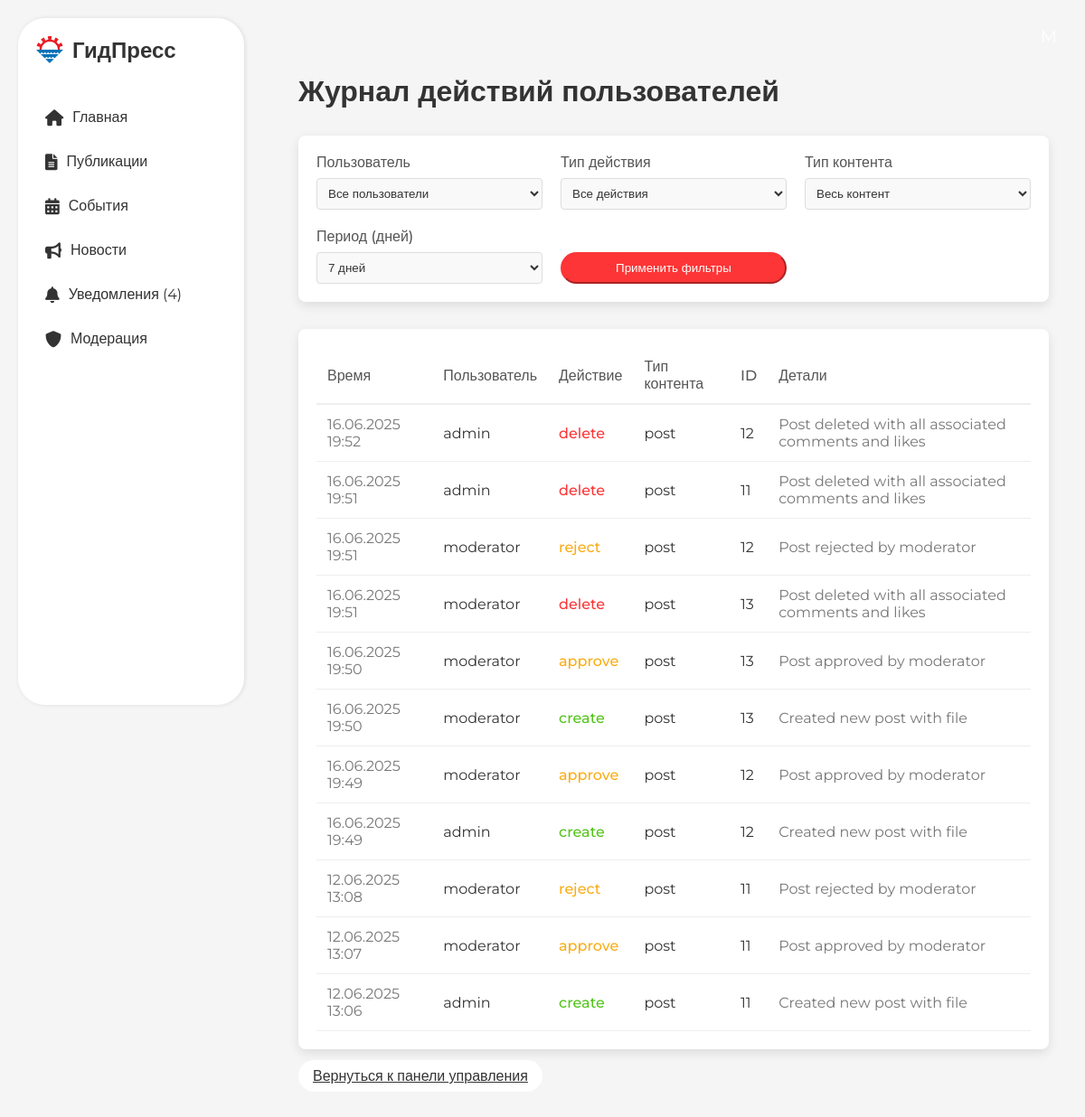
Screenshot of /moderate/activities (signed in) with the database file from the repository.
### application/models.py (models this page shows, shortened)
class UserActivity(db.Model):
    id = db.Column(db.Integer, primary_key=True)
    user_id = db.Column(db.Integer, db.ForeignKey('user.id'), nullable=False)
    action_type = db.Column(db.String(50), nullable=False)  # 'create', 'edit', 'delete'
    target_type = db.Column(db.String(50), nullable=False)  # 'post', 'comment', 'news', 'event'
    target_id = db.Column(db.Integer, nullable=False)
    details = db.Column(db.Text, nullable=True)
    created_at = db.Column(db.DateTime, default=datetime.now)
    user = db.relationship('User', backref='activities')

class User(db.Model, UserMixin):
    id = db.Column(db.Integer, primary_key=True)
    username = db.Column(db.String(150), unique=True, nullable=False)
    email = db.Column(db.String(150), unique=True, nullable=False)
    password_hash = db.Column(db.String(128), nullable=False)
    role = db.Column(db.String(128), default='user')
    is_blocked = db.Column(db.Boolean, default=False)
    failed_login_attempts = db.Column(db.Integer, default=0)
    last_failed_login = db.Column(db.DateTime)
    posts = db.relationship('Post', backref='author', lazy=True)
    likes = db.relationship('Like', backref='user', lazy=True)
    comments = db.relationship('Comment', backref='user', lazy=True)
    email_notifications = db.Column(db.Boolean, default=True)  # Флаг для email уведомлений

### application/views/moderation.py (the view)
@moderation_bp.route("/moderate/activities")
@login_required
@moderator_required('moderator')
def view_activities():
    user_id = request.args.get('user_id', type=int)
    action_type = request.args.get('action_type')
    target_type = request.args.get('target_type')
    days = request.args.get('days', type=int, default=7)
    query = UserActivity.query
    if user_id:
        query = query.filter_by(user_id=user_id)
    if action_type:
        query = query.filter_by(action_type=action_type)
    if target_type:
        query = query.filter_by(target_type=target_type)
    if days:
        query = query.filter(UserActivity.created_at >= datetime.now() - timedelta(days=days))
    activities = query.order_by(UserActivity.created_at.desc()).all()
    users = User.query.all()
    return render_template(
        "moderation/activities.html",
        activities=activities,
        users=users,
        selected_user_id=user_id,
        selected_action_type=action_type,
        selected_target_type=target_type,
        selected_days=days
    )

### application/views/auth.py (called while the page is built)
@login_manager.user_loader
def load_user(user_id):
    return User.query.get(int(user_id))

### application/templates/moderation/activities.html (shortened to what this page needs)
{% extends 'base.html' %}
{% block content %}
<div class="home-container" style="max-width: 1200px; margin: 0 auto; padding: 40px 20px;">
    <h1 style="color: #333; margin-bottom: 30px; font-weight: 600;">Журнал действий пользователей</h1>
    <div class="filters" style="background-color: #fff; padding: 20px; border-radius: 8px; margin-bottom: 30px; box-shadow: 0 4px 12px rgba(0, 0, 0, 0.1);">
        <form method="GET" style="display: grid; grid-template-columns: repeat(auto-fit, minmax(200px, 1fr)); gap: 20px;">
            <div class="filter-item">
                <label style="display: block; color: #555; margin-bottom: 8px; font-weight: 500;">Пользователь</label>
                <select name="user_id" class="ant-select" style="width: 100%; padding: 8px; border-radius: 4px; background-color: #f9f9f9; color: #333; border: 1px solid #ddd; transition: border-color 0.3s;">
                    <option value="">Все пользователи</option>
                </select>
            </div>
            <div class="filter-item">
                <label style="display: block; color: #555; margin-bottom: 8px; font-weight: 500;">Тип действия</label>
                <select name="action_type" class="ant-select" style="width: 100%; padding: 8px; border-radius: 4px; background-color: #f9f9f9; color: #333; border: 1px solid #ddd; transition: border-color 0.3s;">
                    <option value="">Все действия</option>
                </select>
            </div>
            <div class="filter-item">
                <label style="display: block; color: #555; margin-bottom: 8px; font-weight: 500;">Тип контента</label>
                <select name="target_type" class="ant-select" style="width: 100%; padding: 8px; border-radius: 4px; background-color: #f9f9f9; color: #333; border: 1px solid #ddd; transition: border-color 0.3s;">
                    <option value="">Весь контент</option>
                </select>
            </div>
            <div class="filter-item">
                <label style="display: block; color: #555; margin-bottom: 8px; font-weight: 500;">Период (дней)</label>
                <select name="days" class="ant-select" style="width: 100%; padding: 8px; border-radius: 4px; background-color: #f9f9f9; color: #333; border: 1px solid #ddd; transition: border-color 0.3s;">
                    <option value="7" {% if selected_days == 7 %}selected{% endif %}>7 дней</option>
                </select>
            </div>
            <div class="filter-item" style="display: flex; align-items: flex-end;">
                <button type="submit" class="ant-btn ant-btn-primary" style="
                    width: 100%;
                    background-color: #FD3536;
                    border-color: #FD3536;
                    color: #fff;
                    font-weight: 500;
                    border-radius: 50px; /* Добавляем скругление */
                    display: flex;
                    justify-content: center;
                    align-items: center;
                ">Применить фильтры</button>
            </div>
        </form>
    </div>
    <div class="activities-table" style="background-color: #fff; padding: 20px; border-radius: 8px; box-shadow: 0 4px 12px rgba(0, 0, 0, 0.1);">
        <table style="width: 100%; border-collapse: collapse;">
            <thead>
                <tr>
                    <th style="padding: 12px; text-align: left; border-bottom: 2px solid #eee; color: #555; font-weight: 500;">Время</th>
                    <th style="padding: 12px; text-align: left; border-bottom: 2px solid #eee; color: #555; font-weight: 500;">Пользователь</th>
                    <th style="padding: 12px; text-align: left; border-bottom: 2px solid #eee; color: #555; font-weight: 500;">Действие</th>
                    <th style="padding: 12px; text-align: left; border-bottom: 2px solid #eee; color: #555; font-weight: 500;">Тип контента</th>
                    <th style="padding: 12px; text-align: left; border-bottom: 2px solid #eee; color: #555; font-weight: 500;">ID</th>
                    <th style="padding: 12px; text-align: left; border-bottom: 2px solid #eee; color: #555; font-weight: 500;">Детали</th>
                </tr>
            </thead>
            <tbody>
                {% for activity in activities %}
                <tr>
                    <td style="padding: 12px; border-bottom: 1px solid #eee; color: #777;">
                        {{ activity.created_at.strftime('%d.%m.%Y %H:%M') }}
                    </td>
                    <td style="padding: 12px; border-bottom: 1px solid #eee; color: #333;">
                        {{ activity.user.username }}
                    </td>
                    <td style="padding: 12px; border-bottom: 1px solid #eee;">
                        <span style="color:
                            {%- if activity.action_type == 'create' -%}#52c41a
                            {%- elif activity.action_type == 'edit' -%}#1890ff
                            {%- elif activity.action_type == 'delete' -%}#FD3536
                            {%- else -%}#faad14{% endif %}; font-weight: 500;">
                            {{ activity.action_type }}
                        </span>
                    </td>
                    <td style="padding: 12px; border-bottom: 1px solid #eee; color: #333;">
                        {{ activity.target_type }}
                    </td>
                    <td style="padding: 12px; border-bottom: 1px solid #eee; color: #333;">
                        {{ activity.target_id }}
                    </td>
                    <td style="padding: 12px; border-bottom: 1px solid #eee; color: #777;">
                        {{ activity.details }}
                    </td>
                </tr>
                {% endfor %}
            </tbody>
        </table>
    </div>
    <div style="margin-top: 20px;">
        <a href="{{ url_for('moderation.dashboard') }}" class="ant-btn ant-btn-default" style="
            background-color: #fff;
            border-color: #ddd;
            color: #333;
            font-weight: 500;
            border-radius: 50px; /* Добавляем скругление */
        ">Вернуться к панели управления</a>
    </div>
</div>
{% endblock %}

### application/templates/moderation/activities.html (style rules this page uses)
.ant-btn { padding: 8px 16px; border-radius: 4px; cursor: pointer; transition: all 0.3s; }
.ant-btn-primary { background-color: #FD3536; border-color: #FD3536; color: #fff; }
.ant-btn-default { background-color: #fff; border-color: #ddd; color: #333; }

### rows the page displays
UserActivity: created_at "16.06.2025 19:52", user.username "admin", action_type "delete", target_type "post", target_id "12", details "Post deleted with all associated comments and likes"
UserActivity: created_at "16.06.2025 19:51", user.username "admin", action_type "delete", target_type "post", target_id "11", details "Post deleted with all associated comments and likes"
UserActivity: created_at "16.06.2025 19:51", user.username "moderator", action_type "reject", target_type "post", target_id "12", details "Post rejected by moderator"
UserActivity: created_at "16.06.2025 19:51", user.username "moderator", action_type "delete", target_type "post", target_id "13", details "Post deleted with all associated comments and likes"
UserActivity: created_at "16.06.2025 19:50", user.username "moderator", action_type "approve", target_type "post", target_id "13", details "Post approved by moderator"
UserActivity: created_at "16.06.2025 19:50", user.username "moderator", action_type "create", target_type "post", target_id "13", details "Created new post with file"
UserActivity: created_at "16.06.2025 19:49", user.username "moderator", action_type "approve", target_type "post", target_id "12", details "Post approved by moderator"
UserActivity: created_at "16.06.2025 19:49", user.username "admin", action_type "create", target_type "post", target_id "12", details "Created new post with file"
UserActivity: created_at "12.06.2025 13:08", user.username "moderator", action_type "reject", target_type "post", target_id "11", details "Post rejected by moderator"
UserActivity: created_at "12.06.2025 13:07", user.username "moderator", action_type "approve", target_type "post", target_id "11", details "Post approved by moderator"
UserActivity: created_at "12.06.2025 13:06", user.username "admin", action_type "create", target_type "post", target_id "11", details "Created new post with file"

### other values shown
{{ '(' }} "("
{{ ')' }} ")"
